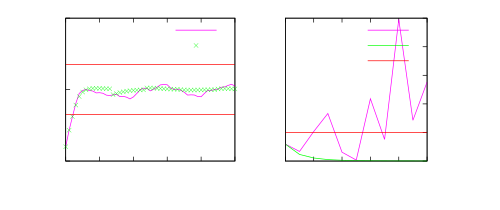

This figure's gnuplot source:
# set terminal x11 
# set output
set style line 1 lt 4 lw 2
set style line 2 lt 5 lw 2
set style line 3 lt 2 lw 2
set style line 4 lt 1 lw 2
set style line 5 lt 6 lw 1
set size 1,0.6
set origin 0,0
set multiplot
set size 0.525,0.6
set origin 0,0
set ytics nomirror
set xtics 10
set ytics 10
set ylabel "Level in Tank-1"
set xlabel "Time"
set key 
#set key horizontal samplen 2
#unset key
set label "$S_K(\\infty)$ bound" at 20,15
plot "CL2.dat" index 0 u 1:2 w l ls 1 t "Actual",\
"" index 0 u 1:3 w points t "Nominal",\
"" index 0 u 1:4 w l ls 4 notitle,\
"" index 0 u 1:5 w l ls 4 notitle
set size 0.525, 0.6
set origin 0.525,0
unset ylabel
unset ytics
set key 
set xtics 2
set xlabel "Time"
set y2tics nomirror
set y2label "Cost"
set y2tics 100
unset label
plot "CL2.dat" index 1 u 1:2 w l ls 1 axis x1y2 t "$V_N^\\beta(x,\\tilde{\\mathbf{v}})$",\
"" index 1 u 1:3 w l ls 3 axis x1y2 t "$V_N^\\beta(z,\\tilde{\\mathbf{v}})$",\
"" index 1 u 1:4 w l ls 4 axis x1y2 t "$\\bar{V}$"
